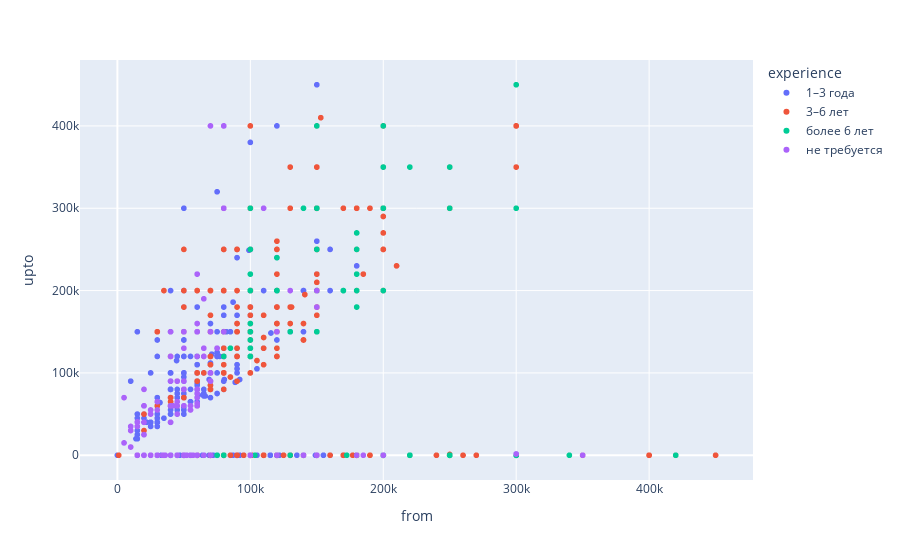

This figure's notebook cell:
### Markdown cell above
### Data. Какие требования и условия у работадателей?🧐

(1) Рассморим первое, что приходит в голову, злосчастный "Опыт работы". Ну и конечно нам интересна зарплатная вилка компаний

### Code cell
df = data[data["currency"]=="руб"]
df = df.loc[(df["from"] < 500_000) & (df["upto"] < 500_000)] 
fig = px.scatter(df, color="experience", x="from", y="upto")
fig.show()

### Figure 1 — Plotly figure (JSON) as saved in the notebook; plotly's stock layout.template omitted (floating-point values rounded to 4 significant figures; data arrays with more than 128 entries replaced by an {"elided": "..."} marker saying what was removed)
{"data": [{"hovertemplate": "experience=1–3 года<br>from=%{x}<br>upto=%{y}<extra></extra>", "legendgroup": "1–3 года", "marker": {"color": "#636efa", "symbol": "circle"}, "mode": "markers", "name": "1–3 года", "showlegend": true, "type": "scattergl", "x": {"elided": "773 int values"}, "xaxis": "x", "y": {"elided": "773 int values"}, "yaxis": "y"}, {"hovertemplate": "experience=3–6 лет<br>from=%{x}<br>upto=%{y}<extra></extra>", "legendgroup": "3–6 лет", "marker": {"color": "#EF553B", "symbol": "circle"}, "mode": "markers", "name": "3–6 лет", "showlegend": true, "type": "scattergl", "x": {"elided": "610 int values"}, "xaxis": "x", "y": {"elided": "610 int values"}, "yaxis": "y"}, {"hovertemplate": "experience=более 6 лет<br>from=%{x}<br>upto=%{y}<extra></extra>", "legendgroup": "более 6 лет", "marker": {"color": "#00cc96", "symbol": "circle"}, "mode": "markers", "name": "более 6 лет", "showlegend": true, "type": "scattergl", "x": [200000, 150000, 250000, 200000, 120000, 100000, 120000, 120000, 172500, 100000, 200000, 200000, 150000, 200000, 180000, 120000, 340000, 200000, 150000, 140000, 150000, 300000, 85000, 250000, 100000, 180000, 150000, 300000, 150000, 250000, 200000, 420000, 250000, 200000, 180000, 150000, 150000, 120000, 250000, 180000, 100000, 100000, 150000, 100000, 75000, 300000, 200000, 100000, 120000, 200000, 220000, 200000, 300000, 150000, 150000, 80000, 250000, 100000, 120000, 300000, 200000, 100000, 130000, 100000, 180000, 130000, 100000, 120000, 170000, 250000, 150000, 220000, 100000, 150000, 100000, 170000, 300000, 120000, 300000, 60000, 300000, 100000, 150000, 200000, 140000, 100000, 300000, 100000, 150000, 150000, 220000, 180000, 100000, 80000, 103448, 200000, 80000, 300000, 250000, 100000, 300000, 200000, 300000, 80000, 220000, 150000, 200000, 250000, 250000, 150000, 250000, 250000, 150000], "xaxis": "x", "y": [400000, 250000, 0, 200000, 200000, 140000, 0, 200000, 0, 120000, 0, 0, 200000, 0, 0, 0, 0, 0, 0, 300000, 0, 0, 130000, 300000, 200000, 200000, 0, 0, 300000, 0, 0, 0, 0, 0, 220000, 250000, 0, 0, 0, 250000, 300000, 200000, 0, 150000, 0, 0, 350000, 120000, 200000, 300000, 0, 0, 0, 150000, 400000, 120000, 0, 150000, 0, 0, 300000, 0, 150000, 0, 180000, 0, 0, 240000, 200000, 0, 0, 0, 0, 0, 220000, 200000, 450000, 0, 0, 120000, 0, 130000, 150000, 0, 0, 120000, 0, 160000, 0, 200000, 0, 270000, 0, 0, 0, 0, 150000, 300000, 0, 250000, 0, 0, 0, 0, 350000, 0, 0, 0, 350000, 300000, 0, 0, 200000], "yaxis": "y"}, {"hovertemplate": "experience=не требуется<br>from=%{x}<br>upto=%{y}<extra></extra>", "legendgroup": "не требуется", "marker": {"color": "#ab63fa", "symbol": "circle"}, "mode": "markers", "name": "не требуется", "showlegend": true, "type": "scattergl", "x": {"elided": "145 int values"}, "xaxis": "x", "y": {"elided": "145 int values"}, "yaxis": "y"}], "layout": {"legend": {"title": {"text": "experience"}, "tracegroupgap": 0}, "margin": {"t": 60}, "xaxis": {"anchor": "y", "domain": [0, 1], "title": {"text": "from"}}, "yaxis": {"anchor": "x", "domain": [0, 1], "title": {"text": "upto"}}}}
